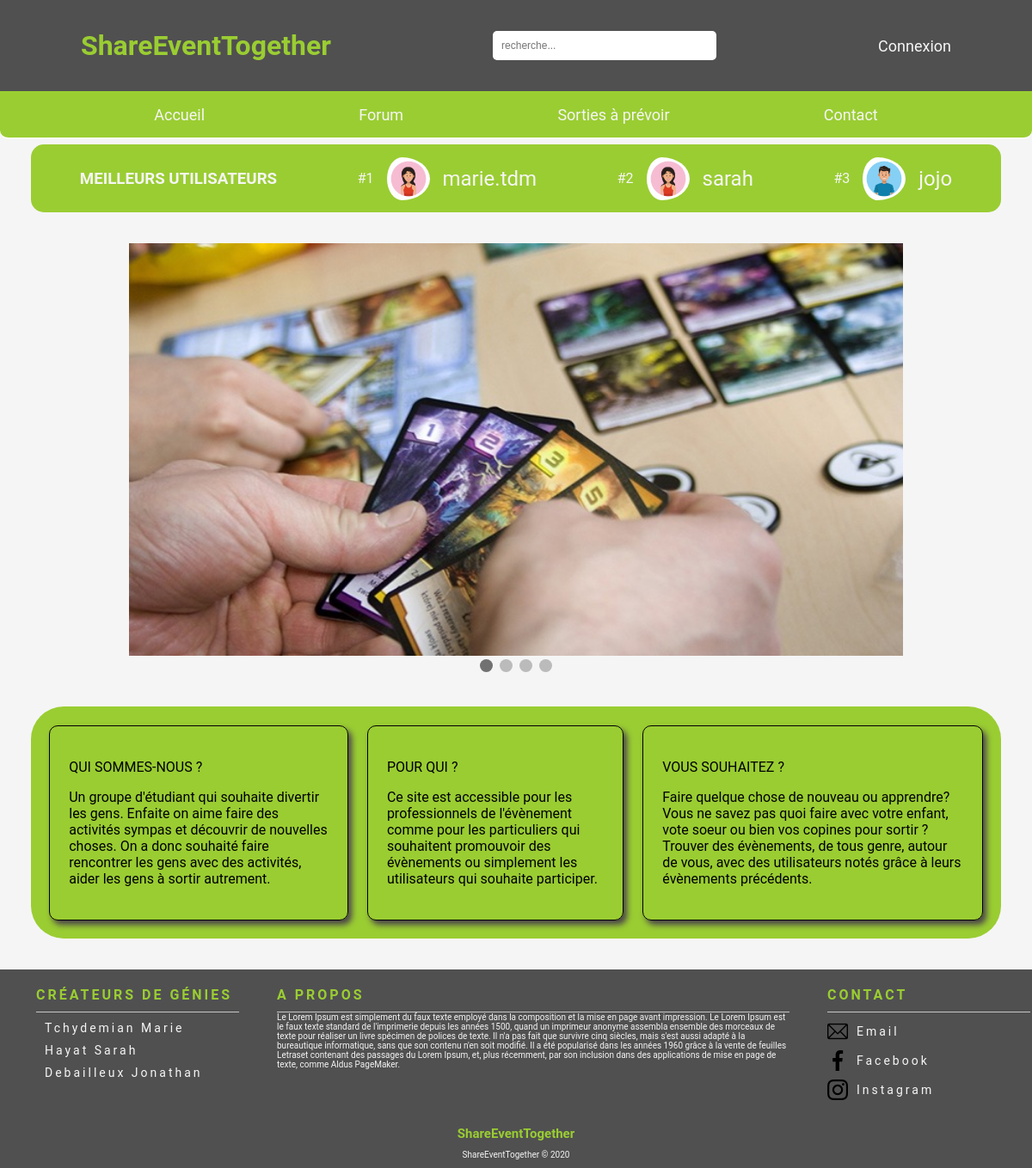
/php/index.php, run on the app's committed database.
### tables this page shows
CREATE TABLE `utilisateurs` (
  `id_utilisateur` int(11) NOT NULL,
  `prenom` varchar(100) NOT NULL,
  `nom` varchar(100) NOT NULL,
  `date_naissance` date NOT NULL,
  `adresse` varchar(250) NOT NULL,
  `code_postale` int(5) NOT NULL,
  `pays` varchar(100) NOT NULL,
  `telephone` int(10) NOT NULL,
  `mail` varchar(250) NOT NULL,
  `pseudo` varchar(100) NOT NULL,
  `mot_de_passe` varchar(255) NOT NULL,
  `type_utilisateur` varchar(50) NOT NULL,
  `ville` varchar(200) NOT NULL,
  `date_creation_utilisateur` datetime DEFAULT CURRENT_TIMESTAMP,
  `karma` decimal(4,2) DEFAULT '0.00'
);

### php/index.php (the view, shortened to what this page needs)
<?php
require "../controllers/bdd.php"
?>
<!DOCTYPE html>
<html lang="fr">
<head>
    <link rel="stylesheet" href="../assets/css/index.css"/>
</head>
<body>
<?php
if (isset($_SESSION['id_name'])) {
    require("headerConnect.php");
} else {
    require("headerDisconnect.php");
}
?>
<div class="fond1">
    <h3> MEILLEURS UTILISATEURS</h3>
    <?php
    $req = $bdd->query('SELECT u.*, pu.url
    FROM utilisateurs as u
    LEFT JOIN photo_utilisateurs as pu
    ON u.id_utilisateur = pu.id_utilisateur
    GROUP BY u.id_utilisateur
    ORDER by u.karma DESC LIMIT 3');
    $i = 1;
    while ($donnees = $req->fetch()) {
        ?>
        <div class="align_best">
            <p><?php echo "#" . $i ?></p>
            <img src="<?php echo $donnees['url'] ?>" id="photo_best_user">
            <a href="profilUser.php?id_user= <?php echo $donnees['id_utilisateur'] ?>"> <?php echo $donnees['pseudo'] ?></a>
        </div>
        <?php
        $i++;
    }
    ?>
</div>
<div class="slideshow-container">
    <div class="mySlides fade">
        <img src="../assets/images/jeu_societe.jpg">
    </div>
    <span class="dot"></span>
    <span class="dot"></span>
    <span class="dot"></span>
    <span class="dot"></span>
</div>
<section class="fond flex_column">
    <div id="carte">
        <p>QUI SOMMES-NOUS ? </p>
        <p> Un groupe d'étudiant qui souhaite divertir les gens. Enfaite on aime faire des activités sympas et découvrir
            de nouvelles choses. On a donc souhaité faire rencontrer les gens avec des activités, aider les gens à
            sortir autrement. </p>
    </div>
    <div id="carte">
        <p>POUR QUI ? </p>
        <p> Ce site est accessible pour les professionnels de l'évènement comme pour les particuliers qui souhaitent
            promouvoir des évènements ou simplement les utilisateurs qui souhaite participer. </p>
    </div>
    <div id="carte">
        <p>VOUS SOUHAITEZ ? </p>
        <p> Faire quelque chose de nouveau ou apprendre?
            Vous ne savez pas quoi faire avec votre enfant, vote soeur ou bien vos copines pour sortir ? Trouver des
            évènements, de tous genre, autour de vous, avec des utilisateurs notés grâce à leurs évènements
            précédents. </p>
    </div>
</section>
</body>
<?php
require("footer.php");
?>
</html>

### assets/css/index.css (style rules this page uses)
body { margin:0 0 0px 0!important; font-family: 'Roboto', sans-serif; }
.fond { margin-left: 3%; margin-right: 3%; padding: 10px 10px 10px 10px; background: yellowgreen !important; border-radius: 38px; top: 195px; }
.fond1 { margin-left: 3%; margin-right: 3%; padding: 10px 10px 10px 10px; background: yellowgreen !important; border-radius: 15px; top: 195px; text-align: center; margin-bottom: 3%; display: flex; justify-content: space-around; }
.fond1 h3 { color: whitesmoke; }
#photo_best_user { width: 50px; height: 50px; border-radius: 50%; }
.align_best { display: flex; align-items: center; justify-content: space-around; color: whitesmoke; }
.align_best a { text-decoration: none; color: whitesmoke; font-size: 1.5rem; padding-left: 15px; }
.align_best img { padding-left: 15px; }
.align_best p { font-size: 1rem; }
.slideshow-container { text-align: center; margin-bottom: 3%; }
.slideshow-container img { width: 75%; }
.dot { height: 15px; width: 15px; margin: 0 2px; background-color: #bbb; border-radius: 50%; display: inline-block; transition: background-color 0.6s ease; }
.active { background-color: #717171; }
.fade { -webkit-animation-name: fade; -webkit-animation-duration: 2s; animation-name: fade; animation-duration: 2s; transition: 5s; }
.flex_column { display: flex; flex-direction: row; }
#carte { padding: 2%; border: solid black 1px; margin: 1%; box-shadow: 4px 5px 7px 0 rgba(74,66,74,1); border-radius: 10px; }

### assets/css/headerConnect.css (style rules this page uses)
body { margin: 0 !important; font-family: 'Roboto', sans-serif; background-color: whitesmoke; }

### data on the page
utilisateurs: pseudo "marie.tdm"
utilisateurs: pseudo "sarah"
utilisateurs: shows a picture, pseudo "jojo"
